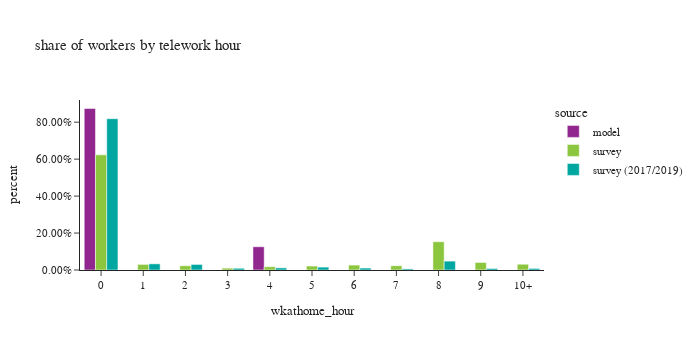

This figure's notebook cell:
### Markdown cell above
### worker counts by telework hours

### Code cell
# population in each telework hour
df_hour_count = workers.groupby(['source','wkathome_int', 'wkathome_hour'])['pdexpfac'].sum().reset_index()
df_hour_count['percent'] = df_hour_count.groupby(['source'], group_keys=False)['pdexpfac']. \
    apply(lambda x:  x / float(x.sum()))

fig = px.bar(df_hour_count.sort_values(by=['source','wkathome_int']), x="wkathome_hour", y="percent", color="source",
             barmode="group",
             title= "share of workers by telework hour")
fig.update_layout(height=350, width=700, font=dict(size=11),
                  xaxis = dict(dtick = 1),
                  yaxis_tickformat = '.2%')
fig.update_xaxes(categoryorder='array', categoryarray= ['0','1', '2', '3', '4', '5', '6', '7', '8', '9', '10+'])
fig.show()

### Figure 1 — Plotly figure (JSON) as saved in the notebook; plotly's stock layout.template omitted (floating-point values rounded to 4 significant figures)
{"data": [{"alignmentgroup": "True", "hovertemplate": "source=model<br>wkathome_hour=%{x}<br>percent=%{y}<extra></extra>", "legendgroup": "model", "marker": {"color": "#91268F", "pattern": {"shape": ""}}, "name": "model", "offsetgroup": "model", "orientation": "v", "showlegend": true, "textposition": "auto", "type": "bar", "x": ["0", "4"], "xaxis": "x", "y": [0.8741, 0.1259], "yaxis": "y"}, {"alignmentgroup": "True", "hovertemplate": "source=survey<br>wkathome_hour=%{x}<br>percent=%{y}<extra></extra>", "legendgroup": "survey", "marker": {"color": "#8CC63E", "pattern": {"shape": ""}}, "name": "survey", "offsetgroup": "survey", "orientation": "v", "showlegend": true, "textposition": "auto", "type": "bar", "x": ["0", "1", "2", "3", "4", "5", "6", "7", "8", "9", "10+"], "xaxis": "x", "y": [0.6233, 0.03023, 0.02303, 0.01024, 0.01762, 0.02136, 0.02652, 0.02288, 0.153, 0.04065, 0.03117], "yaxis": "y"}, {"alignmentgroup": "True", "hovertemplate": "source=survey (2017/2019)<br>wkathome_hour=%{x}<br>percent=%{y}<extra></extra>", "legendgroup": "survey (2017/2019)", "marker": {"color": "#00A7A0", "pattern": {"shape": ""}}, "name": "survey (2017/2019)", "offsetgroup": "survey (2017/2019)", "orientation": "v", "showlegend": true, "textposition": "auto", "type": "bar", "x": ["0", "1", "2", "3", "4", "5", "6", "7", "8", "9", "10+"], "xaxis": "x", "y": [0.8189, 0.03334, 0.03005, 0.009356, 0.01146, 0.01555, 0.01053, 0.006045, 0.04808, 0.00821, 0.008467], "yaxis": "y"}], "layout": {"barmode": "group", "font": {"size": 11}, "height": 350, "legend": {"title": {"text": "source"}, "tracegroupgap": 0}, "title": {"text": "share of workers by telework hour"}, "width": 700, "xaxis": {"anchor": "y", "categoryarray": ["0", "1", "2", "3", "4", "5", "6", "7", "8", "9", "10+"], "categoryorder": "array", "domain": [0.0, 1.0], "dtick": 1, "title": {"text": "wkathome_hour"}}, "yaxis": {"anchor": "x", "domain": [0.0, 1.0], "tickformat": ".2%", "title": {"text": "percent"}}}}
